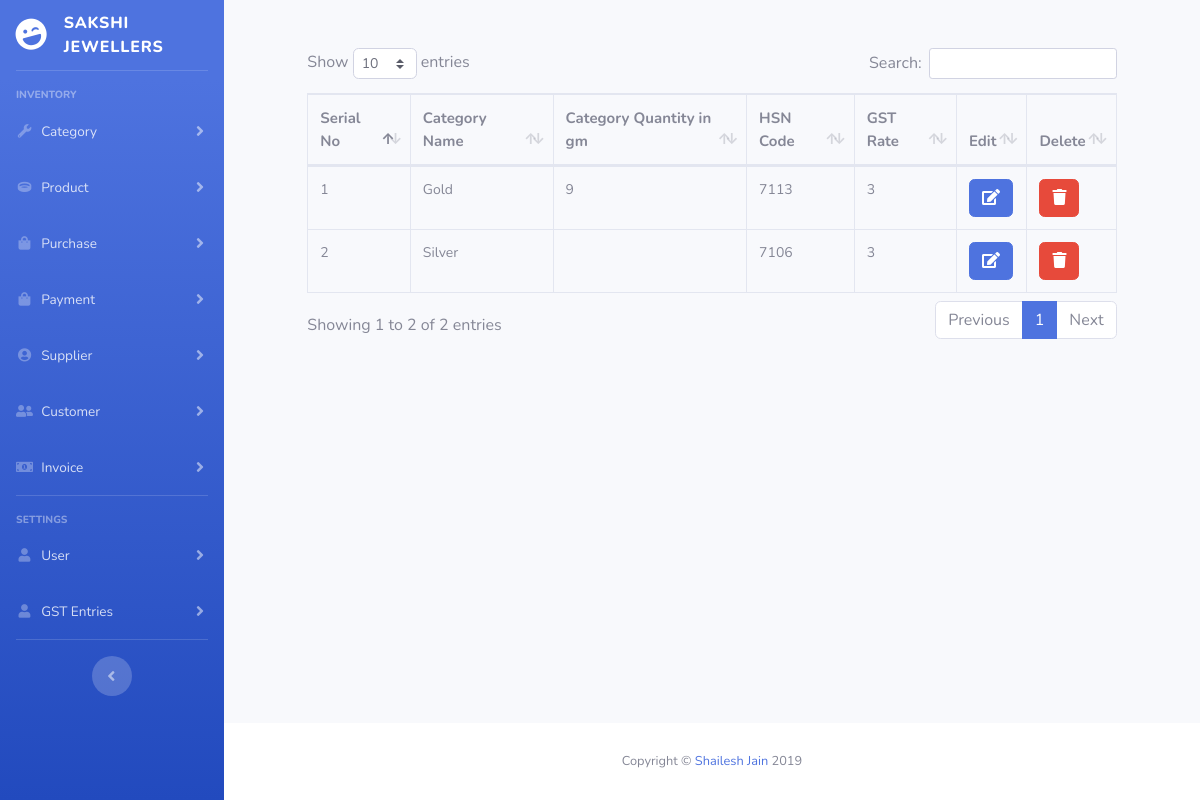
/categories.php, run on the app's committed database.
### tables this page shows
CREATE TABLE `categories` (
  `category_id` int(11) NOT NULL,
  `category_name` varchar(255) NOT NULL,
  `gst_id` int(11) NOT NULL,
  `deleted` int(1) NOT NULL DEFAULT '0',
  `created_at` datetime NOT NULL,
  `updated_at` datetime NOT NULL,
  `deleted_at` datetime NOT NULL,
  `created_by` int(11) NOT NULL,
  `updated_by` int(11) NOT NULL,
  `deleted_by` int(11) NOT NULL
);

CREATE TABLE `gst` (
  `gst_id` int(11) NOT NULL,
  `hsn_code` int(11) NOT NULL,
  `gst_rate` double NOT NULL,
  `wef` date NOT NULL,
  `deleted` int(1) NOT NULL DEFAULT '0',
  `created_at` datetime NOT NULL,
  `deleted_at` datetime NOT NULL,
  `created_by` int(11) NOT NULL,
  `deleted_by` int(11) NOT NULL
);

### categories.php (called while the page is built, shortened)
<?php
require_once ('helpers/static-components.php');

### db/core/CRUD.class.php (called while the page is built, shortened)
<?php
class CRUD
{
    private static $pdo;
    private static $dsn = "mysql:host=".HOST.";dbname=".DB;
    public static function init()
    {
        try
        {
            self::$pdo = new PDO(self::$dsn, USERNAME, PASSWORD);
            self::$pdo->setAttribute(PDO::ATTR_DEFAULT_FETCH_MODE, PDO::FETCH_OBJ);
        }
        catch (PDOException $ex)
        {
             throw $ex;
        }
    }
    public static function query($query, ...$params)
    {
        if(strpos($query, "?") === false){
            $res = self::$pdo->query($query);
            return $res;
        }
        return self::executePreparedStatement($query, ...$params);
    }
}

### db/models/Category.class.php (called while the page is built, shortened)
<?php
class Category extends Table
{
    public static function viewAll(){
        return $rs = CRUD::query("SELECT @sr_no:=@sr_no+1 as serial_no, categories.category_id, categories.category_name, gst.gst_rate, gst.hsn_code, SUM(products.product_quantity) as total_quantity FROM (SELECT * FROM categories WHERE categories.deleted = 0) as categories LEFT JOIN gst ON categories.gst_id = gst.gst_id LEFT JOIN products ON products.category_id = categories.category_id INNER JOIN (SELECT @sr_no:= 0) AS a GROUP BY categories.category_id");
    }
}

### includes/pages/categories/view-all-categories.php (the view, shortened to what this page needs)
<?php
$rs = Category::viewAll();
$column_names_as = array(
    "serial_no" => "Serial No",
    "category_name" => "Category Name",
    "total_quantity" => "Category Quantity in gm",
    "hsn_code" => "HSN Code",
    "gst_rate" => "GST Rate"
);
require_once 'includes/pages/categories/delete-category.php';
?>
    <div class="row">
        <div class="offset-1 col-md-10">
            <div class="table-responsive">
                <table class="tables table table-bordered">
                    <thead>
                    <tr>
                        <?php
                        foreach ($column_names_as as $column_name_as) {
                            echo "<th>{$column_name_as}</th>";
                        }
                        ?>
                        <th>Edit</th>
                        <th>Delete</th>
                    </tr>
                    </thead>
                    <tbody>
                    <?php
                    $column_names = array_keys($column_names_as);
                    while($row = $rs->fetch(PDO::FETCH_ASSOC)) {
                        echo "<tr>";
                        foreach ($column_names as $column_name) {
                            echo "<td>$row[$column_name]</td>";
                        }
                        echo "<td><a class='btn btn-primary text-white' href='categories.php?src=edit-category&id={$row["category_id"]}' data-toggle='tooltip' data-html='true' title='Edit this product'><i class='fa fa-edit'></i></a></td>";
                        echo "<td><a class='btn btn-danger text-white delete' data-toggle='modal' data-target='#deleteModal' data-html='true' title='Delete this Category' data-delete='categories.php?form=delete-category&id={$row["category_id"]}'><i class='fa fa-trash'></i></a></td>";
                        echo "</tr>";
                    }
                    ?>
                    </tbody>
                </table>
            </div>
        </div>
    </div>

### data on the page
categories: column_name "1", category_name "Gold", column_name "9", gst.hsn_code "7113", gst.gst_rate "3"
categories: column_name "2", category_name "Silver", gst.hsn_code "7106", gst.gst_rate "3"

### other printed values
$column_name_as "Serial No"
$column_name_as "Category Name"
$column_name_as "Category Quantity in gm"
$column_name_as "HSN Code"
$column_name_as "GST Rate"
